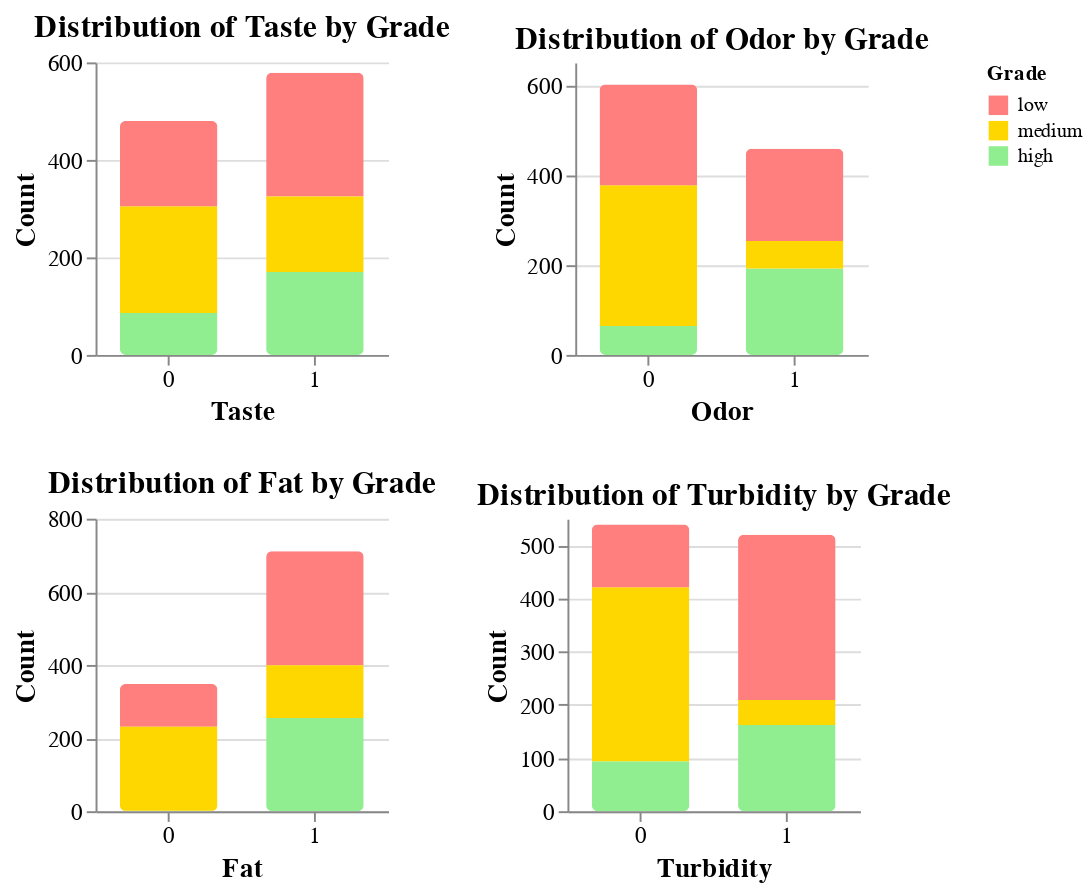

Here is the notebook cell this chart was saved with:
### Markdown cell above
The graph above shows that most samples have a pH close to 7.0, with some variations towards more extreme values. Temperature is mainly between 35°C and 45°C, which could represent typical storage conditions, although there are extreme values outside this range. Regarding color, most samples have values close to 254, with some secondary peaks reflecting slight variations. These distributions suggest characteristics consistent with a controlled product, but with some variability that could influence its quality.

### Code cell
if not isinstance(full_milk['Grade'].dtype, CategoricalDtype):
    full_milk['Grade'] = pd.Categorical(
        full_milk['Grade'],
        categories=['low', 'medium', 'high'],
        ordered=True
    )

categorical_features = ['Taste', 'Odor', 'Fat', 'Turbidity']

base = alt.Chart(full_milk).mark_bar(
    size=50,
    cornerRadius=3  # Diseño más suave
).encode(
    y=alt.Y('count()', title='Count'),
    color=alt.Color(
        'Grade:N',
        title='Grade',
        scale=alt.Scale(
            domain=['low', 'medium', 'high'],
            range=['#ff7f7f', '#ffd700', '#90ee90'],  
        ),
        sort=['low', 'medium', 'high']  
    ),
    tooltip=[alt.Tooltip('Grade:N', title='Grade'), 
             alt.Tooltip('count()', title='Count')]
)
charts = []
for feature in categorical_features:
    chart = base.encode(
        x=alt.X(f'{feature}:N', 
               title=feature.capitalize(), 
               axis=alt.Axis(labelAngle=0))  
    ).properties(
        title=f"Distribution of {feature.capitalize()} by Grade",
        width=150,
        height=150
    )
    charts.append(chart)
    
row1 = alt.hconcat(charts[0], charts[1])
row2 = alt.hconcat(charts[2], charts[3])

horizontal_charts = alt.vconcat(row1, row2).resolve_scale(
    color='shared' 
).configure_view(
    stroke='transparent'  
).configure_axis(
    labelFontSize=12,
    titleFontSize=14
).configure_title(
    fontSize=16,
    anchor='middle'
)

horizontal_charts.display()

### Figure 1 — Vega-Lite specification as saved in the notebook (floating-point values rounded to 4 significant figures; data arrays with more than 128 entries replaced by an {"elided": "..."} marker saying what was removed)
{"config": {"view": {"continuousWidth": 300, "continuousHeight": 300, "stroke": "transparent"}, "axis": {"labelFontSize": 12, "titleFontSize": 14}, "title": {"anchor": "middle", "fontSize": 16}}, "vconcat": [{"hconcat": [{"mark": {"type": "bar", "cornerRadius": 3, "size": 50}, "encoding": {"color": {"field": "Grade", "scale": {"domain": ["low", "medium", "high"], "range": ["#ff7f7f", "#ffd700", "#90ee90"]}, "sort": ["low", "medium", "high"], "title": "Grade", "type": "nominal"}, "tooltip": [{"field": "Grade", "title": "Grade", "type": "nominal"}, {"aggregate": "count", "title": "Count", "type": "quantitative"}], "x": {"axis": {"labelAngle": 0}, "field": "Taste", "title": "Taste", "type": "nominal"}, "y": {"aggregate": "count", "title": "Count", "type": "quantitative"}}, "height": 150, "title": "Distribution of Taste by Grade", "width": 150}, {"mark": {"type": "bar", "cornerRadius": 3, "size": 50}, "encoding": {"color": {"field": "Grade", "scale": {"domain": ["low", "medium", "high"], "range": ["#ff7f7f", "#ffd700", "#90ee90"]}, "sort": ["low", "medium", "high"], "title": "Grade", "type": "nominal"}, "tooltip": [{"field": "Grade", "title": "Grade", "type": "nominal"}, {"aggregate": "count", "title": "Count", "type": "quantitative"}], "x": {"axis": {"labelAngle": 0}, "field": "Odor", "title": "Odor", "type": "nominal"}, "y": {"aggregate": "count", "title": "Count", "type": "quantitative"}}, "height": 150, "title": "Distribution of Odor by Grade", "width": 150}]}, {"hconcat": [{"mark": {"type": "bar", "cornerRadius": 3, "size": 50}, "encoding": {"color": {"field": "Grade", "scale": {"domain": ["low", "medium", "high"], "range": ["#ff7f7f", "#ffd700", "#90ee90"]}, "sort": ["low", "medium", "high"], "title": "Grade", "type": "nominal"}, "tooltip": [{"field": "Grade", "title": "Grade", "type": "nominal"}, {"aggregate": "count", "title": "Count", "type": "quantitative"}], "x": {"axis": {"labelAngle": 0}, "field": "Fat", "title": "Fat", "type": "nominal"}, "y": {"aggregate": "count", "title": "Count", "type": "quantitative"}}, "height": 150, "title": "Distribution of Fat by Grade", "width": 150}, {"mark": {"type": "bar", "cornerRadius": 3, "size": 50}, "encoding": {"color": {"field": "Grade", "scale": {"domain": ["low", "medium", "high"], "range": ["#ff7f7f", "#ffd700", "#90ee90"]}, "sort": ["low", "medium", "high"], "title": "Grade", "type": "nominal"}, "tooltip": [{"field": "Grade", "title": "Grade", "type": "nominal"}, {"aggregate": "count", "title": "Count", "type": "quantitative"}], "x": {"axis": {"labelAngle": 0}, "field": "Turbidity", "title": "Turbidity", "type": "nominal"}, "y": {"aggregate": "count", "title": "Count", "type": "quantitative"}}, "height": 150, "title": "Distribution of Turbidity by Grade", "width": 150}]}], "data": {"name": "data-cd0fed852ad605233c99191056f04cfa"}, "resolve": {"scale": {"color": "shared"}}, "$schema": "https://vega.github.io/schema/vega-lite/v5.20.1.json", "datasets": {"data-cd0fed852ad605233c99191056f04cfa": {"elided": "1059 records"}}}
